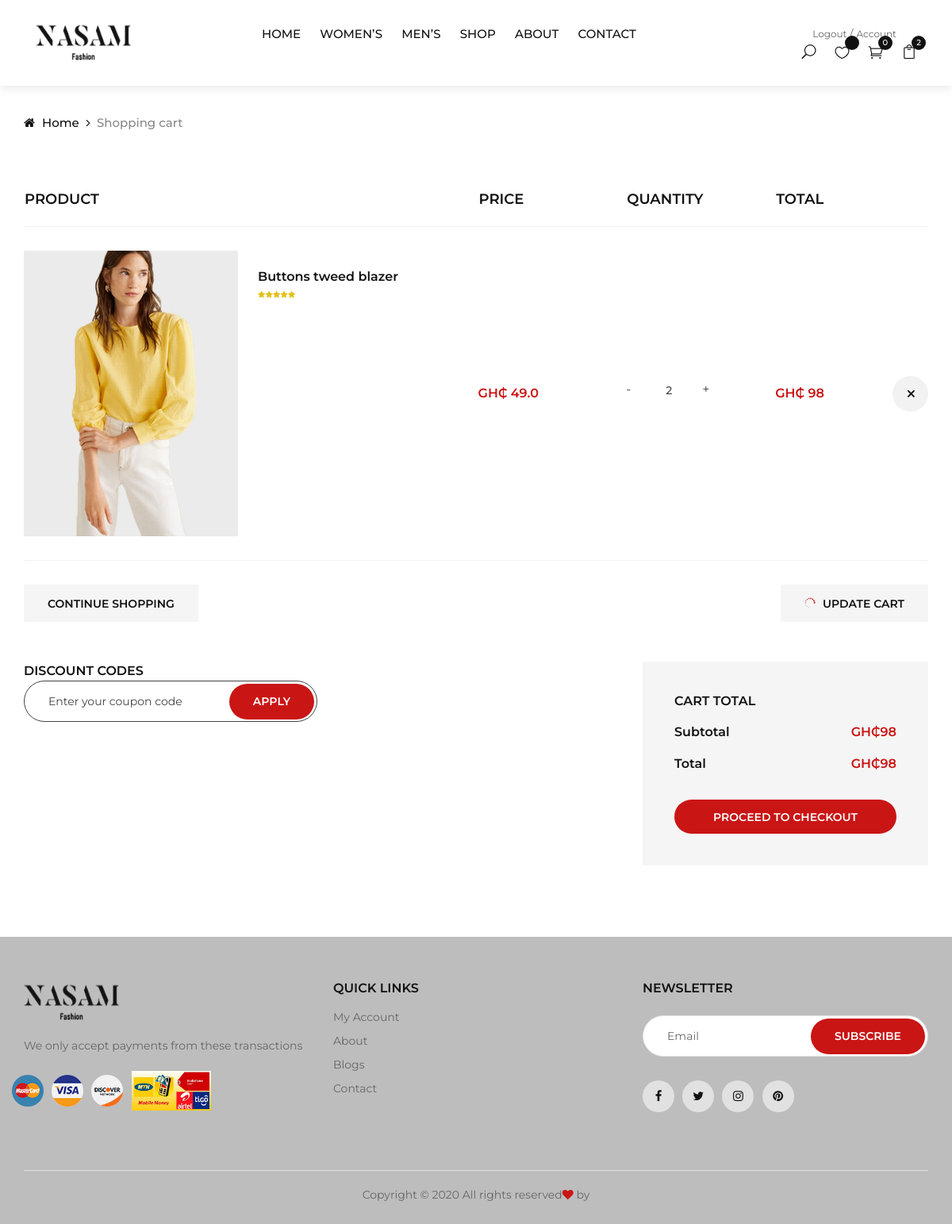
The page /shop-cart/ (signed in) on the database its author committed.
### cartapp/models.py (models this page shows, shortened)
class Cart(models.Model):
    user = models.ForeignKey(PayerDetails, on_delete=models.CASCADE)
    item = models.ForeignKey(Product, on_delete=models.CASCADE)
    quantity = models.IntegerField(default=0)
    created = models.DateTimeField(auto_now_add=True)

### fashionapp/models.py (models this page shows)
class Product(models.Model):
    mainimage = models.ImageField(upload_to='products/', blank=True)
    name = models.CharField(max_length=300)
    slug = models.SlugField()
    category = models.ForeignKey(Category, on_delete=models.CASCADE)
    preview_text = models.TextField(max_length=200, verbose_name='Preview Text')
    detail_text = models.TextField(max_length=1000, verbose_name='Detail Text')
    price = models.FloatField()
    size = models.CharField(max_length=5, choices=SIZE_CHOICE)
    color = models.CharField(max_length=15, choices=COLOR_CHOICE)
    label = models.CharField(max_length=40, null=True, blank=True)
    stock = models.PositiveIntegerField(default=1)
    quantity = models.PositiveIntegerField(default=0)
    class Meta:
        ordering = ["-id"]
    def __str__(self):
        return self.name

### fashionapp/views.py (the view)
# urls.py: path('shop-cart/', views.shopcart, name='shopcart'),  # path('cart/', ShopCart.as_view(), name='shopcart'),
def shopcart(request):
    products = Product.objects.all()
    carts =  Cart.objects.all()
    print(request.user)
    context = {'carts': carts,}
    return render(request, 'shop-cart.html', context)

### fashionapp/templates/shop-cart.html (shortened to what this page needs)
{% extends 'base.html' %}
{% load static %}
{% block shop-cart %}
    <div class="breadcrumb-option">
        <div class="container">
            <div class="row">
                <div class="col-lg-12">
                    <div class="breadcrumb__links">
                        <a href="{% url 'fashionapp:index' %}"><i class="fa fa-home"></i> Home</a>
                        <span>Shopping cart</span>
                    </div>
                </div>
            </div>
        </div>
    </div>
    <section class="shop-cart spad">
        <div class="container">
            <div class="row">
                <div class="col-lg-12">
                    <div class="shop__cart__table">
                        <table>
                            <thead>
                                <tr>
                                    <th>Product</th>
                                    <th>Price</th>
                                    <th>Quantity</th>
                                    <th>Total</th>
                                    <th></th>
                                </tr>
                            </thead>
                            <tbody>
                                {% for cart in carts %}
                                {% if cart.user.payer == request.user %}
                                <tr>
                                    <td class="cart__product__item">
                                        <img src="{{ cart.item.mainimage.url }}" alt="image">
                                        <div class="cart__product__item__title">
                                            <h6>{{ cart.item }}</h6>
                                            <div class="rating">
                                                <i class="fa fa-star"></i>
                                                <i class="fa fa-star"></i>
                                                <i class="fa fa-star"></i>
                                                <i class="fa fa-star"></i>
                                                <i class="fa fa-star"></i>
                                            </div>
                                        </div>
                                    </td>
                                    <td class="cart__price">GH₵ <span>{{ cart.item.price }}</span></td>
                                    <td class="cart__quantity">
                                        <div class="pro-qty">
                                            <span url="/cart/remove/{{ cart.item.slug }}" class="dec qtybtn">-</span>
                                            <input type="text" value="{{ cart.quantity }}">
                                            <span url="/cart/{{ cart.item.slug }}" class="inc qtybtn">+</span>
                                        </div>
                                    </td>
                                    <td class="cart__total">GH₵ <span><script>document.write(parseFloat("{{ cart.item.price }}") * parseInt("{{cart.quantity}}"))</script></span></td>{% csrf_token %}
                                    <td class="cart__close"><a href=""><span url="/cart/delete/{{ cart.item.slug }}" class="icon_close"></span></a></td>
                                </tr>
                                {% endif %}
                                {% endfor %}
                            </tbody>
                        </table>
                    </div>
                </div>
            </div>
            <div class="row">
                <div class="col-lg-6 col-md-6 col-sm-6">
                    <div class="cart__btn">
                        <a href="#">Continue Shopping</a>
                    </div>
                </div>
                <div class="col-lg-6 col-md-6 col-sm-6">
                    <div class="cart__btn update__btn">
                        <a href="#"><span class="icon_loading"></span> Update cart</a>
                    </div>
                </div>
            </div>
            <div class="row">
                <div class="col-lg-6">
                    <div class="discount__content">
                        <h6>Discount codes</h6>
                        <form action="#">
                            <input type="text" placeholder="Enter your coupon code">
                            <button type="" class="site-btn">Apply</button>
                        </form>
                    </div>
                </div>
                <div class="col-lg-4 offset-lg-2">
                    <div class="cart__total__procced">
                        <h6>Cart total</h6>
                        <ul>
                            <li class="subtotal">Subtotal <span> {{total_orders}}</span></li>
                            <li class="total">Total <span> {{total_orders}}</span></li>
                        </ul>
                        <a href="{% url 'fashionapp:checkout' %}" class="primary-btn checkout">Proceed to checkout</a>
                    </div>
                </div>
            </div>
        </div>
    </section>
{% endblock %}

### rows shown on the page
Cart: item.mainimage (picture), item "Buttons tweed blazer", item.price "49.0", quantity "2"
